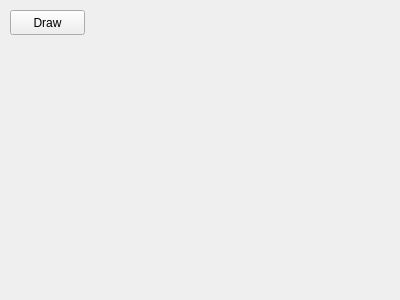
<?xml version="1.0" encoding="UTF-8"?>
<ui version="4.0">
  <class>Form</class>
  <widget class="QWidget" name="Form">
    <property name="geometry">
      <rect>
        <x>0</x>
        <y>0</y>
        <width>400</width>
        <height>300</height>
      </rect>
    </property>
    <property name="windowTitle">
      <string>Form</string>
    </property>
    <widget class="QPushButton" name="btn">
      <property name="geometry">
        <rect>
          <x>10</x>
          <y>10</y>
          <width>75</width>
          <height>25</height>
        </rect>
      </property>
      <property name="text">
        <string>Draw</string>
      </property>
    </widget>
  </widget>
  <resources />
  <connections />
</ui>
